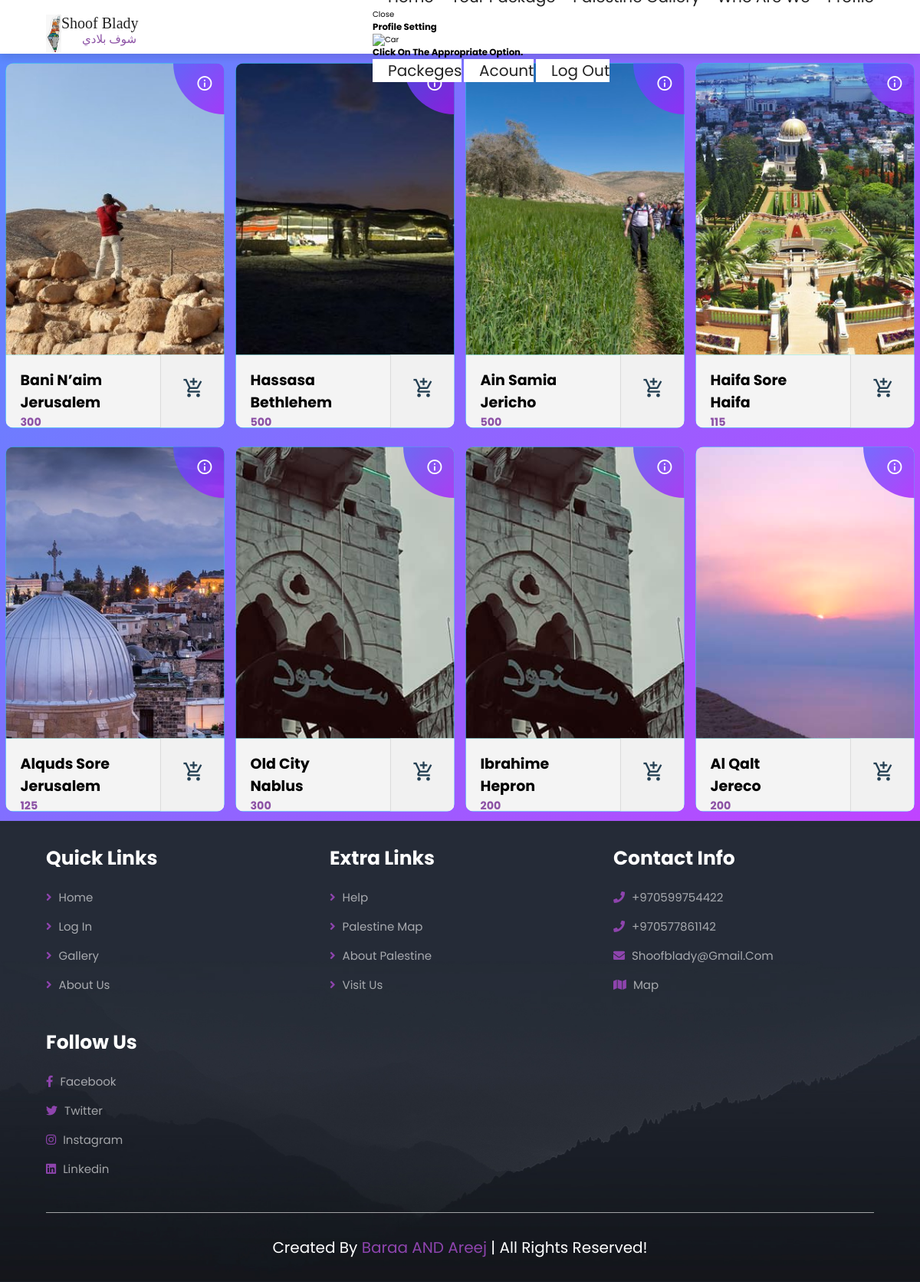
Screenshot of /tourPackage.php (signed in) with the database file from the repository.
### tables this page shows
CREATE TABLE `tourpackage` (
  `code` int(11) NOT NULL,
  `name` varchar(255) NOT NULL,
  `type` varchar(255) NOT NULL DEFAULT 'cultural',
  `city` varchar(255) NOT NULL,
  `price` int(11) NOT NULL,
  `info` text NOT NULL,
  `photo` varchar(255) NOT NULL
);

### card.php (the view, shortened to what this page needs)
<?php
function card($name,$type,$city,$price,$info,$photo){
    echo '
    <div class="wrapper">
        <div class="container">
            <div class="top" style="background: url('.$photo.') no-repeat center center;"></div>
            <div class="bottom">
                <div class="left">
                    <div class="details">
                        <h1>'.$name.'</h1>
                        <h1>'.$city.'</h1>
                        <h2 style="color: #8c51a5">'.$price.'</h2>
                    </div>
                    <div class="buy"><i class="material-icons">add_shopping_cart</i></div>
                </div>
                <div class="right">
                    <div class="done"><i class="material-icons">done</i></div>
                    <div class="details">
                        <h1>'.$name.'</h1>
                        <p>Added to your cart</p>
                    </div>
                    <div class="remove"><i class="material-icons">clear</i></div>
                </div>
            </div>
        </div>
        <div class="inside">
            <div class="icon"><i class="material-icons">info_outline</i></div>
            <div class="contents">
                <table>
                    <tr>
                        <th>type</th>
                        <th>price</th>
                    </tr>
                    <tr>
                        <td>'.$type.'</td>
                        <td>'.$price.'</td>
                    </tr>
                    <tr>
                        <th>more information</th>
                        <th>♥</th>
                    </tr>
                    <tr>
                        <td>'.$info.'</td>
                        <td>.</td>
                    </tr>
                </table>
            </div>
        </div>
    </div>';
}

### tourPackage.php (shortened to what this page needs)
<?php include 'basics.php';?>
<?php include 'card.php';?>
<?php
$conn = mysqli_connect('localhost','arbapal','areejbaraa2002','palestine');
$sql="SELECT * FROM tourpackage";
$all_package =$conn->query($sql);
?>
<!doctype html>
<html lang="en">
<head>
    <link rel="stylesheet" href="css/style1.css">
    <link rel="stylesheet" href="https://cdnjs.cloudflare.com/ajax/libs/font-awesome/5.15.4/css/all.min.css">
    <link rel="stylesheet" href="https://unpkg.com/swiper@7/swiper-bundle.min.css" />
    <link rel="stylesheet" href="css/card1.css">
</head>
<body style="background: linear-gradient(
                to right bottom,
                rgba(48, 110, 255, 0.8),
                rgba(204, 0, 255, 0.8)
        );">
<main style="display:flex;flex-wrap: wrap;align-items: center;">
    <?php
    while ($row =mysqli_fetch_assoc($all_package)){
        ?>
        <?php
        card($row["name"],$row["type"],$row["city"],$row['price'],$row["info"],$row['photo']);
        ?>
        <?php
    }
    ?>
</main>
</body>
</html>

### css/style1.css (style rules this page uses)
:root { --main-color:#8e44ad; --black:#222; --white:#fff; --light-black:#777; --light-white:#fff9; --dark-bg:rgba(0,0,0,.7); --light-bg:#eee; --border:.1rem solid var(--black); --box-shadow:0 .5rem 1rem rgba(0,0,0,.1); --text-shadow:0 1.5rem 3rem rgba(0,0,0,.3); }
* { font-family: 'Poppins', sans-serif; margin:0; padding:0; box-sizing: border-box; outline: none; border:none; text-decoration: none; text-transform: capitalize; }
html { font-size: 62.5%; overflow-x: hidden; }

### css/card1.css (style rules this page uses)
.wrapper { width: 300px; height: 500px; background: rgb(5, 233, 241); margin: auto; position: relative; overflow: hidden; border-radius: 10px 10px 10px 10px; transform: scale(0.95); transition: box-shadow 0.5s, transform 0.5s; }
.wrapper .container { width: 100%; height: 100%; }
.wrapper .container .top { height: 80%; width: 100%; -webkit-background-size: 100%; -moz-background-size: 100%; -o-background-size: 100%; background-size: 100%; }
.wrapper .container .bottom { width: 200%; height: 20%; transition: transform 0.5s; }
.wrapper .container .bottom h1 { margin: 0; padding: 0; }
.wrapper .container .bottom .left { height: 100%; width: 50%; background: #f4f4f4; position: relative; float: left; }
.wrapper .container .bottom .left .details { padding: 20px; float: left; width: calc(70% - 40px); }
.wrapper .container .bottom .left .buy { float: right; width: calc(30% - 2px); height: 100%; background: #f1f1f1; transition: background 0.5s; border-left: solid thin rgba(0, 0, 0, 0.1); }
.wrapper .container .bottom .left .buy i { font-size: 30px; padding: 30px; color: #254053; transition: transform 0.5s; }
.wrapper .inside { z-index: 9; background: linear-gradient( to right bottom, rgba(48, 110, 255, 0.8), rgba(204, 0, 255, 0.8) );; width: 140px; height: 140px; position: absolute; top: -70px; right: -70px; border-radius: 0px 0px 200px 200px; transition: all 0.5s, border-radius 2s, top 1s; overflow: hidden; }
.wrapper .inside .icon { position: absolute; right: 85px; top: 85px; color: white; opacity: 1; }

### card.php (style rules this page uses)
.wrapper { width: 300px; height: 500px; background: rgb(5, 233, 241); margin: auto; position: relative; overflow: hidden; border-radius: 10px 10px 10px 10px; transform: scale(0.95); transition: box-shadow 0.5s, transform 0.5s; }
.wrapper .container { width: 100%; height: 100%; }
.wrapper .container .top { height: 80%; width: 100%; -webkit-background-size: 100%; -moz-background-size: 100%; -o-background-size: 100%; background-size: 100%; }
.wrapper .container .bottom { width: 200%; height: 20%; transition: transform 0.5s; }
.wrapper .container .bottom h1 { margin: 0; padding: 0; }
.wrapper .container .bottom .left { height: 100%; width: 50%; background: #f4f4f4; position: relative; float: left; }
.wrapper .container .bottom .left .details { padding: 20px; float: left; width: calc(70% - 40px); }
.wrapper .container .bottom .left .buy { float: right; width: calc(30% - 2px); height: 100%; background: #f1f1f1; transition: background 0.5s; border-left: solid thin rgba(0, 0, 0, 0.1); }
.wrapper .container .bottom .left .buy i { font-size: 30px; padding: 30px; color: #254053; transition: transform 0.5s; }
.wrapper .inside { z-index: 9; background: #8c51a5; width: 140px; height: 140px; position: absolute; top: -70px; right: -70px; border-radius: 0px 0px 200px 200px; transition: all 0.5s, border-radius 2s, top 1s; overflow: hidden; }
.wrapper .inside .icon { position: absolute; right: 85px; top: 85px; color: white; opacity: 1; }

### rows the page displays
tourpackage: photo (picture), name "Bani N’aim", city "Jerusalem", price "300"
tourpackage: photo (picture), name "Hassasa", city "Bethlehem", price "500"
tourpackage: photo (picture), name "Ain Samia", city "Jericho", price "500"
tourpackage: photo (picture), name "Haifa Sore", city "Haifa", price "115"
tourpackage: photo (picture), name "Alquds Sore", city "Jerusalem", price "125"
tourpackage: photo (picture), name "Old City", city "Nablus", price "300"
tourpackage: photo (picture), name "Ibrahime", city "Hepron", price "200"
tourpackage: photo (picture), name "Al Qalt", city "Jereco", price "200"
